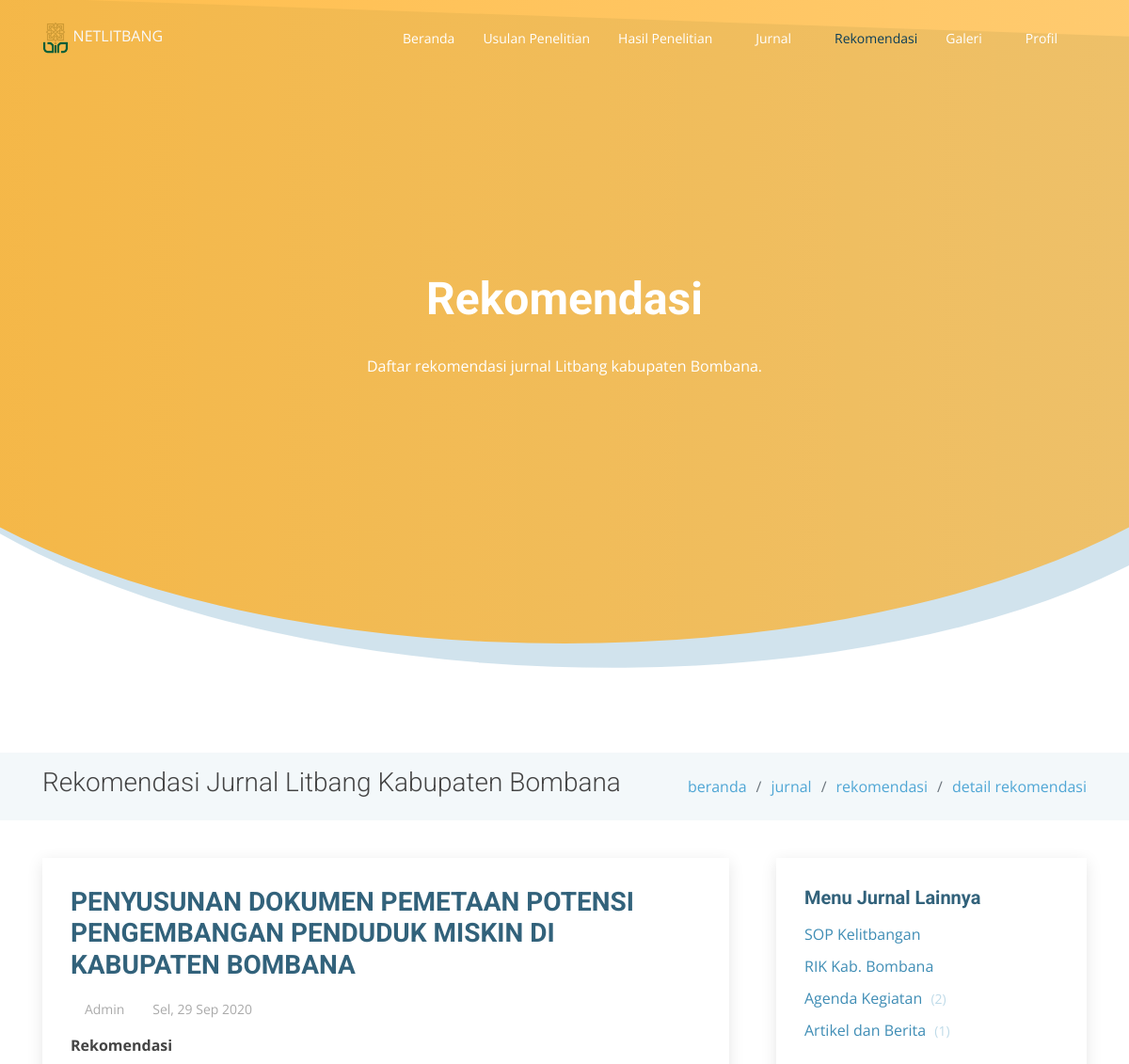
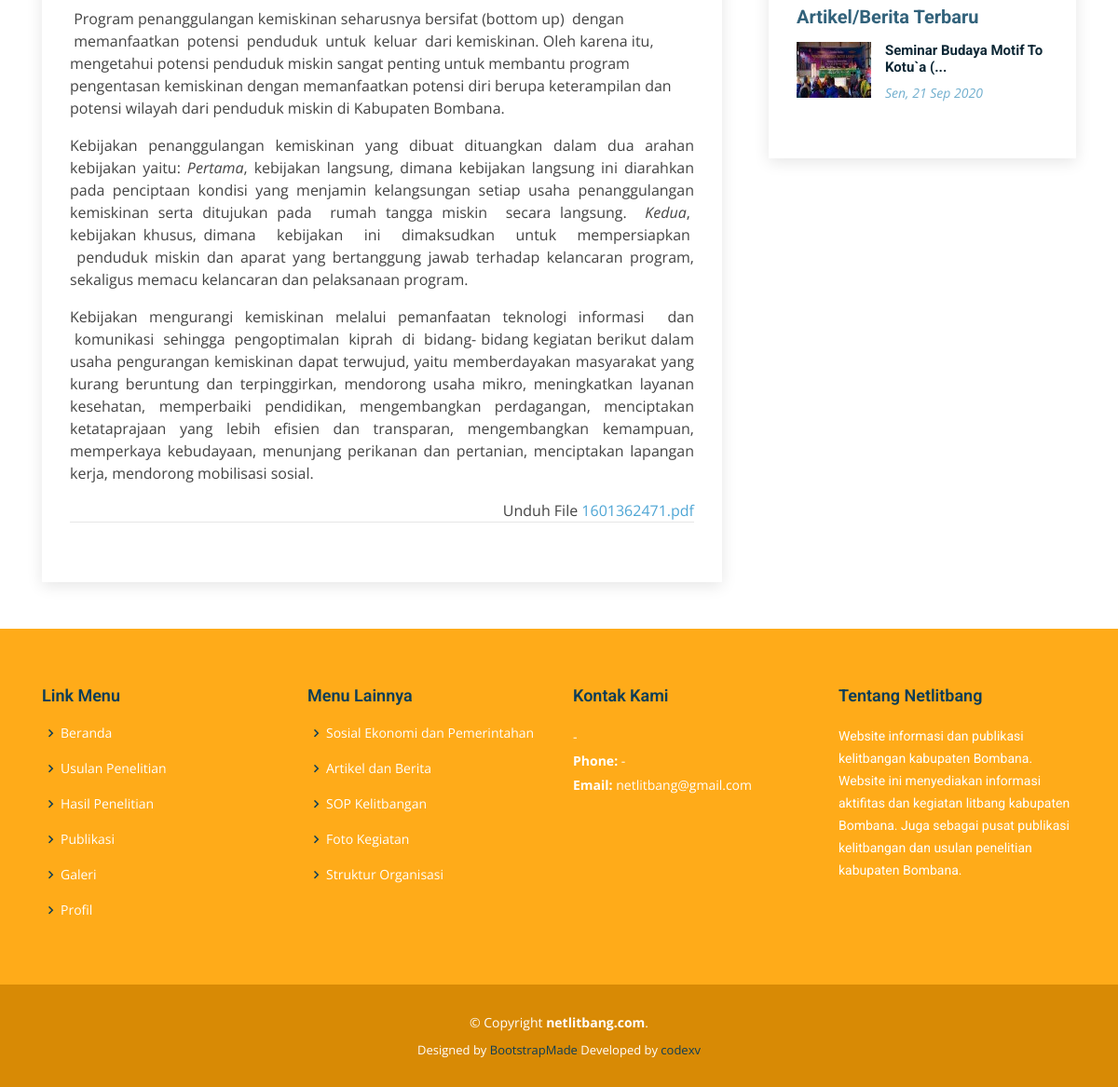
Screenshot of /journal/detail/rekomendasi/penyusunan-dokumen-pemetaan-potensi-pengembangan-penduduk-miskin-di-kabupaten-bombana-1601362471 with the database file from the repository (2 pictures, top to bottom).
### tables this page shows
CREATE TABLE `articles` (
  `id` int(11) NOT NULL,
  `title` varchar(250) DEFAULT NULL,
  `content` text NOT NULL,
  `file` varchar(55) DEFAULT NULL,
  `start_date` date DEFAULT NULL,
  `end_date` date DEFAULT NULL,
  `type` enum('sop-kelitbangan','rik-bombana','agenda-kegiatan','rekomendasi','artikel-berita','sosial-pemerintahan','ekonomi-pembangunan','inovasi-pelayanan-publik','definisi','regulasi','kontak-kami','struktur-organisasi','gambar','foto-kegiatan','video') NOT NULL,
  `slug` varchar(250) DEFAULT NULL,
  `created_at` timestamp NOT NULL DEFAULT current_timestamp(),
  `created_by` int(11) NOT NULL,
  `updated_at` timestamp NULL DEFAULT NULL,
  `updated_by` int(11) DEFAULT NULL
);

### application/views/pages/journal/rekomendasi-detail.php (the view, shortened to what the rows shown need)
<main id="main">
    <section class="breadcrumbs">
        <div class="container">
            <div class="d-flex justify-content-between align-items-center">
            <h2><?=$title?></h2>
            </div>
        </div>
    </section>
    <section class="blog" data-aos="fade-up" data-aos-easing="ease-in-out" data-aos-duration="500">
        <div class="container">
            <div class="row">
                <div class="col-lg-8 entries">
                    <article class="entry entry-single">
                        <h2 class="entry-title">
                            <a href="#"><?=$results[0]['title']?></a>
                        </h2>
                        <div class="entry-meta">
                            <ul>
                            <li class="d-flex align-items-center"><i class="icofont-wall-clock"></i> <a href="#"><time datetime="<?=date('Y-m-d')?>"><?=_dateShortID($results[0]['created_at'])?></time></a></li>
                            </ul>
                        </div>
                        <div class="entry-content">
                            <p><?=$results[0]['content']?></p>
                        </div>
                        <div class="read-more text-right">
                            Unduh File <a href="<?=base_url('uploads/files/').$results[0]['file']?>" download=""><?=$results[0]['file']?></a>
                        </div>
                    </article>
                </div>
                <div class="col-lg-4">
                    <div class="sidebar">
                    <div class="sidebar-item recent-posts">
                        <?php
                            if(!empty($new_articles)) {
                                foreach($new_articles as $value) {
                        ?>
                        <div class="post-item clearfix">
                            <img src="<?=base_url('uploads/images/thumbs/').$value['file']?>" alt="gambar">
                            <h4><a href="<?=base_url('journal/detail/artikel-berita/').$value['slug']?>"><?=_limitText($value['title'],35)?></a></h4>
                            <time datetime="<?=date('Y-m-d')?>"><?=_dateShortID($value['created_at'])?></time>
                        </div>
                        <?php
                                }
                            }else {
                        ?>
                        <h3>Tidak ada berita.</h3>
                        <?php
                            }
                        ?>
                    </div>
                    </div>
                </div>
            </div>
        </div>
    </section>
</main>

### rows the page displays
articles: title "PENYUSUNAN DOKUMEN PEMETAAN POTENSI PENGEMBANGAN PENDUDUK MISKIN DI KABUPATEN BOMBANA", created_at "Sel, 29 Sep 2020", content "Rekomendasi P r o gr a m p e nan gg u l a ng a n k e m iski n a n s e ha r u s n y a be r s i f a t (b ot t o m up ) den ga n m e m an faat k a n p oten si pe nd u du k u n tu k k e l ua r da r i k e m iski n a n . O l e h k a re n a i t u , m e n g eta h u i p o t en si p en d u d u k m iskin s an g a t pent i n g un t u k m e m b ant u p r o gr a m p e n ge nta s a n k e m iski n a n d en g a n m e m an f a at k a n p ot e n s i d i r i be r u p a k ete ra m p il a n d a n po t en si w il a y a h da r i pe n du d u k m iskin d i K a bu p ate n B o m b a n a . Kebijakan penanggulangan kemiskinan yang dibuat dituangkan dalam dua arahan kebijakan yaitu: Pe r t a m a , kebijakan langsung,…", file "1601362471.pdf"
articles: file (picture), title "Seminar Budaya Motif To Kotu`a (...", created_at "Sen, 21 Sep 2020"

### other values shown
$head "Rekomendasi"
$content "Daftar rekomendasi jurnal Litbang kabupaten Bombana."
$title "Rekomendasi Jurnal Litbang Kabupaten Bombana"
$link['title'] "beranda"
$link['title'] "jurnal"
$link['title'] "rekomendasi"
$link['title'] "detail rekomendasi"
$submenu['title'] "SOP Kelitbangan"
$submenu['title'] "RIK Kab. Bombana"
$submenu['title'] "Agenda Kegiatan"
$submenu['total'] "2"
$submenu['title'] "Artikel dan Berita"
$submenu['total'] "1"
